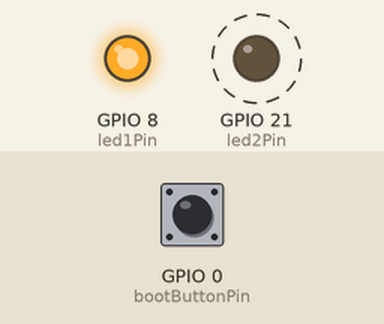
Bench run of a program on a simulated ESP32-S3. Parts: output pins drawn as LEDs (lit = HIGH). Dashed ring = blinking. Inputs (shaded band) come from the test bench; at power-on: GPIO 0 (bootButtonPin) HIGH.

Above: at 1.2 s.
1.3 s: GPIO 0 (bootButtonPin) pulled LOW for 0.15 s
At 1.37 s:
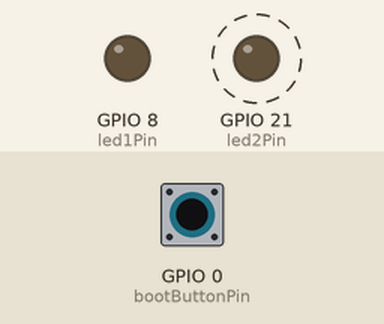
4.3 s: GPIO 0 (bootButtonPin) pulled LOW for 1 s
At 6.4 s:
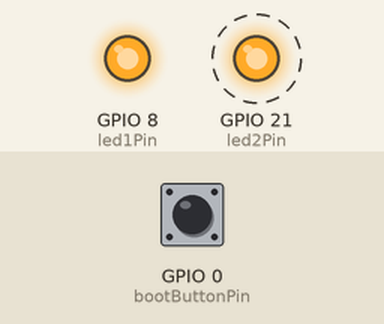
7.3 s: GPIO 0 (bootButtonPin) pulled LOW for 3.2 s
At 8.8 s:
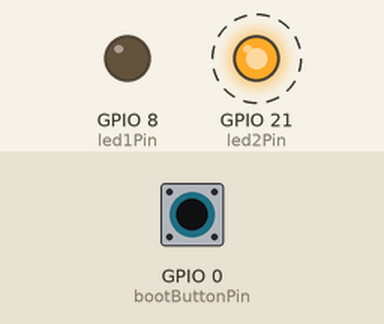
Timing chart, 0 to 18.0 s (numbered marks = the images above; inputs shaded):
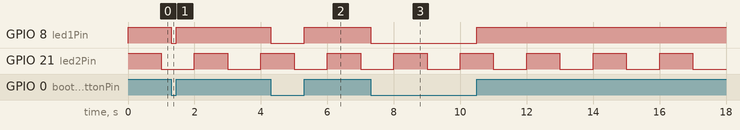

The program:

main.cpp
```cpp
#include <Arduino.h>

// LED pins
const int led2Pin = 21;
const int led1Pin = 8;
const int bootButtonPin = 0;  // Boot button is on GPIO0

// Task handles
TaskHandle_t ledTaskHandle = NULL;
TaskHandle_t buttonTaskHandle = NULL;

// LED2 task
void ledTask(void *pvParameters) {
  pinMode(led2Pin, OUTPUT);
  while (1) {
    digitalWrite(led2Pin, HIGH);
    vTaskDelay(1000 / portTICK_PERIOD_MS);
    digitalWrite(led2Pin, LOW);
    vTaskDelay(1000 / portTICK_PERIOD_MS);
  }
}

// Button control task
void buttonTask(void *pvParameters) {
  pinMode(led1Pin, OUTPUT);
  pinMode(bootButtonPin, INPUT_PULLUP);

  while (1) {
    if (digitalRead(bootButtonPin) == LOW) {
      digitalWrite(led1Pin, LOW);
    } else {
      digitalWrite(led1Pin, HIGH);
    }
    vTaskDelay(50 / portTICK_PERIOD_MS);  // Small delay for debouncing
  }
}

void setup() {
  // Create the LED task
  xTaskCreate(
    ledTask,          // Task function
    "LED Task",       // Task name
    1024,             // Stack size
    NULL,             // Task parameters
    1,                // Task priority
    &ledTaskHandle    // Task handle
  );

  // Create the button task
  xTaskCreate(
    buttonTask,       // Task function
    "Button Task",    // Task name
    1024,             // Stack size
    NULL,             // Task parameters
    1,                // Task priority
    &buttonTaskHandle // Task handle
  );
}

void loop() {
  // Nothing to do here, everything is handled by the tasks
}
```

Measured:
- after the input at 1.3 s, GPIO 8 (led1Pin): HIGH → LOW at once, → HIGH 0.15 s later
- after the input at 4.3 s, GPIO 8 (led1Pin): HIGH → LOW at once, → HIGH 1.0 s later
- after the input at 7.3 s, GPIO 8 (led1Pin): HIGH → LOW at once, → HIGH 3.2 s later
- by itself, GPIO 21 (led2Pin): alternates HIGH for 1.0 s and LOW for 1.0 s
